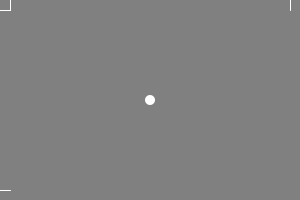
Frame 1 (no input)
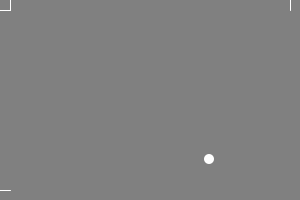
Frame 60 (the mouse pressed at the canvas centre just before this capture)
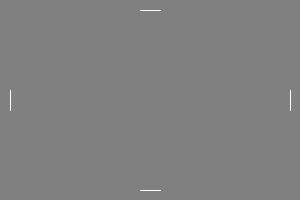
Frame 120 (the mouse held since frame 60 and released just before this capture)

The Processing sketch that drew these frames (run headless with seeded random() and noise(); from frame 60 on, the mouse is pressed at the canvas centre):

// Processing sketch: processing_37598
// ── processing_37598.pde

int x=150;
int y=100;
int a=1;
int b=1;
 
void setup () {
  size (300,200);
  smooth();
  //frameRate(10);
}
 
void draw() {
  background(128);
  noStroke();
  ellipse(x,y,10,10);
  stroke(255);
  line(mouseX-10,height-10,mouseX+10,height-10);
  line(mouseX-10,10,mouseX+10,10);
  line(10,mouseY-10,10,mouseY+10);
  line(width-10,mouseY-10,width-10,mouseY+10);
  x=x+1*a; 
  y=y+1*b;
  println(x);
  
  if(((x-5==10) && ((y>mouseY-10) && (y<mouseY+10))) || (x+5==width-10) && ((y>mouseY-10) && (y<mouseY+10))) 
  {
    a=a*-1;     
  }
   
  if(((y-5==10) && ((x>mouseX-10) && (x<mouseX+10))) || ((y+5==height-10) && ((x>mouseX-10) && (x<mouseX+10))))
  {
    b=b*-1;
  }  
}
